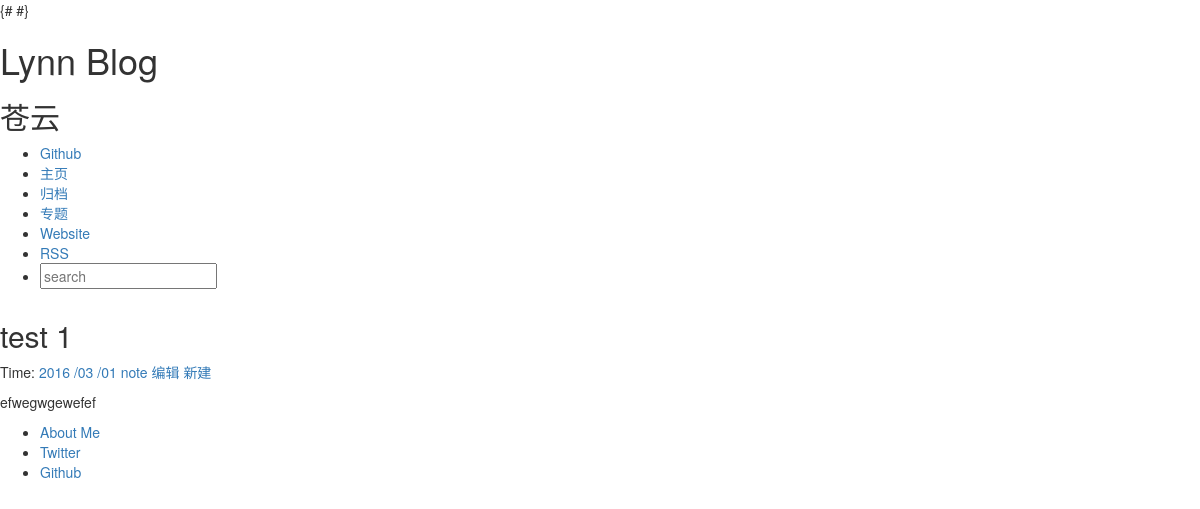
/1/, run on the app's committed database.
### article/models.py (models this page shows, shortened)
class Article(models.Model):
    TAGS = (('F', 'Feeling'), ('W', 'Working'), ('E', 'Entertainment'))
    title = models.CharField(max_length=100)  # 博客题目
    tag = models.CharField(choices=TAGS, max_length=50, blank=True)
    category = models.CharField(max_length=50, blank=True)  # 博客标签
    date_time = models.DateTimeField(auto_now_add=True)  # 博客日期
    content = models.TextField(blank=True, null=True)  # 博客文字正文
    class Meta:
        ordering = ['-date_time']

### article/views.py (the view)
# urls.py: url(r'^(?P<pk>\d+)/$', ArticleDetailView.as_view(), name='detail'),
class ArticleDetailView(DetailView):
    model = Article
    template_name = "post.html"

### article/templatetags/custom_markdown.py (called while the page is built)
@register.filter(is_safe=True)  #
@stringfilter  #
def custom_markdown(value):
    return mark_safe(markdown.markdown(value,
    	extensions=['markdown.extensions.fenced_code', 'markdown.extensions.codehilite'],
                                       safe_mode=True,
                                       enable_attributes=False))

### templates/post.html
{% extends "base.html" %}
{% load static from staticfiles %}
{% load custom_markdown %}
{% block content %}
<div class="posts">
        <section class="post">
            <header class="post-header">
                <h2 class="post-title">{{ object.title }}</h2>
                    <p class="post-meta">
                        Time:  <a class="post-author" href="#">{{ object.date_time|date:"Y /m /d"}}</a>
                        <a class="post-category post-category-js" href="#">{{ object.category }}</a>
                        <a href="{% url "update" pk=object.id %}">编辑</a>
                        <a href="{% url "create" %}">新建</a>
                    </p>
            </header>
                <div class="post-description">
                    <p>
                        {{ object.content | custom_markdown}}
                    </p>
                </div>
        </section>
</div>
{% endblock %}

### data on the page
Article: title "test 1", date_time "2016 /03 /01", category "note", content|custom_markdown "efwegwgewefef"
